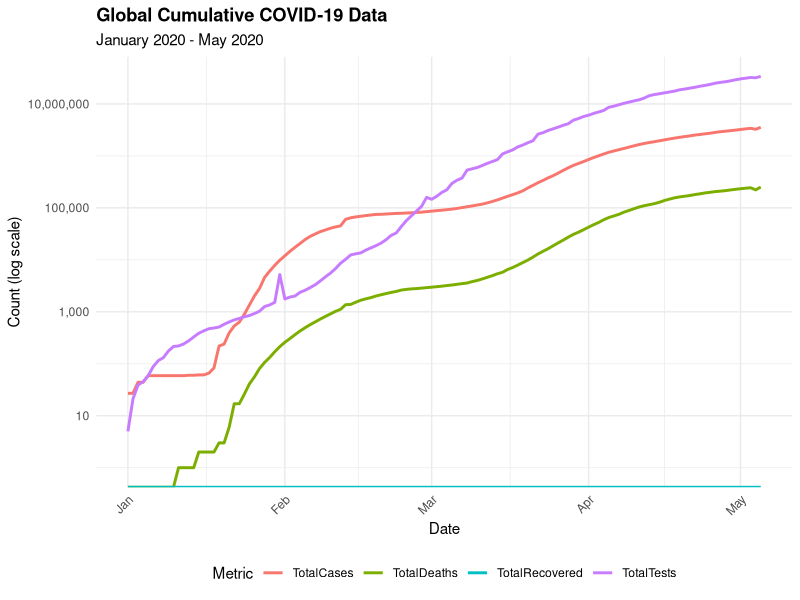
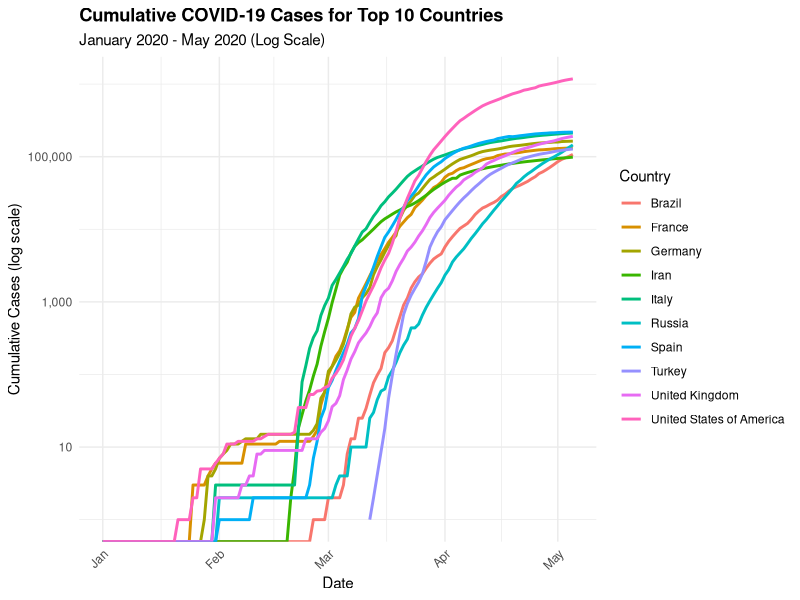
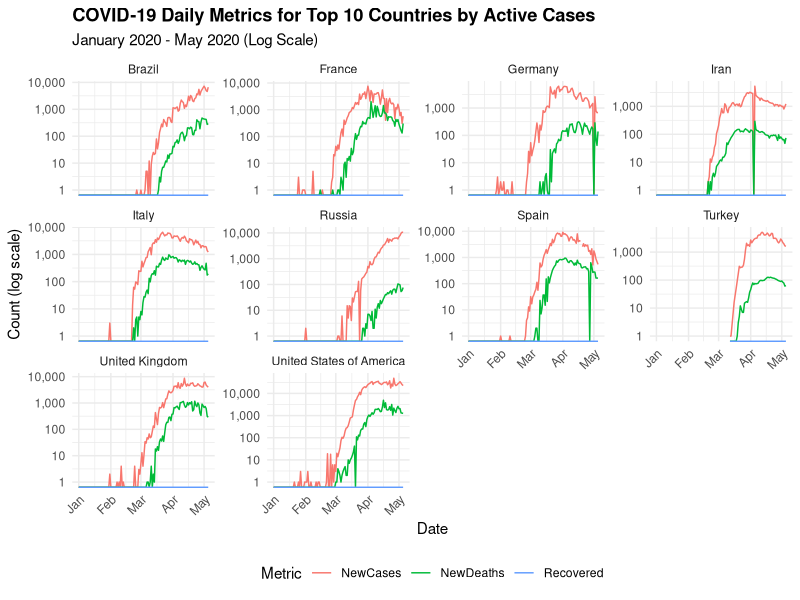
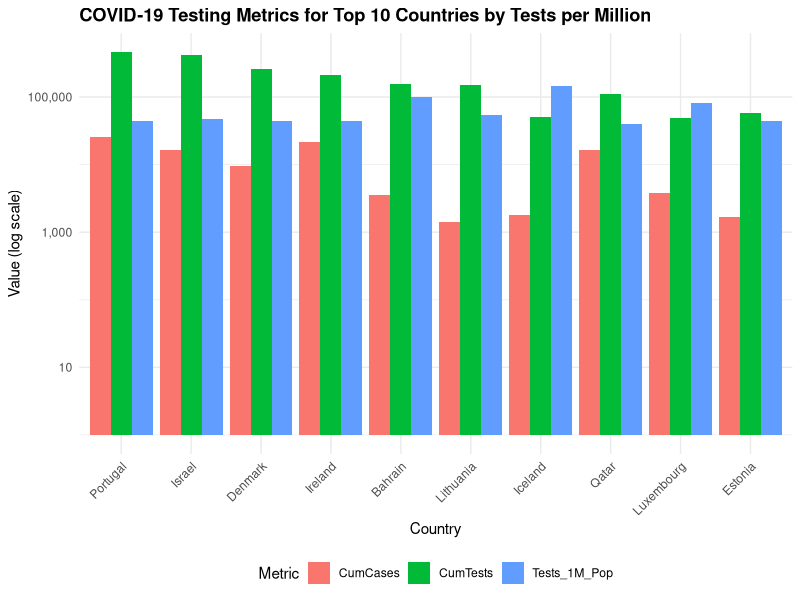
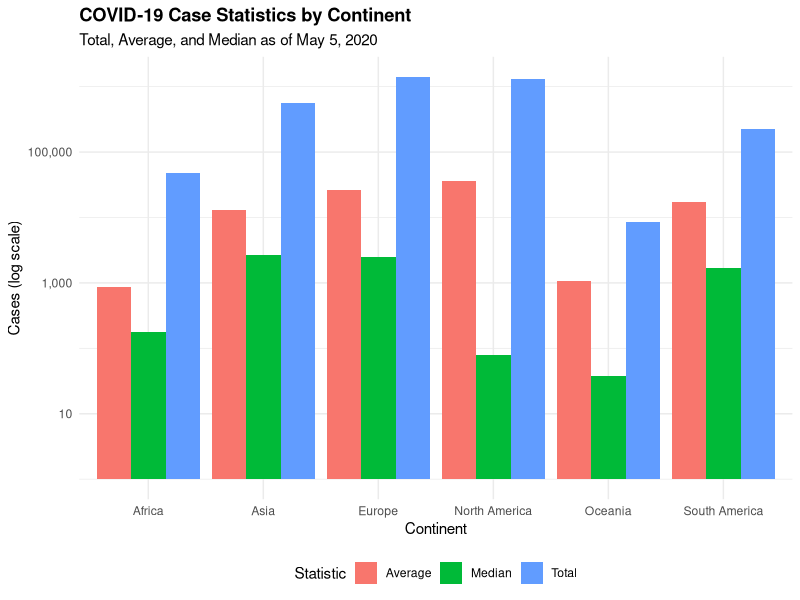
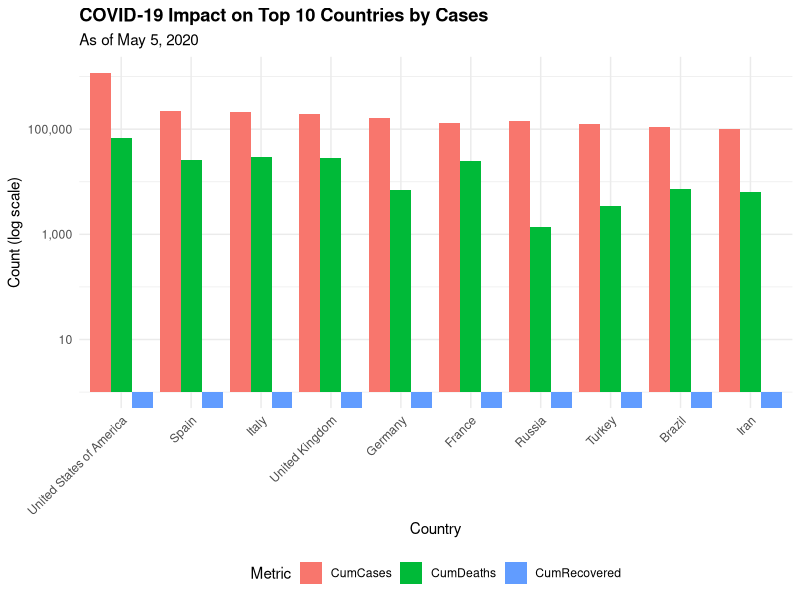
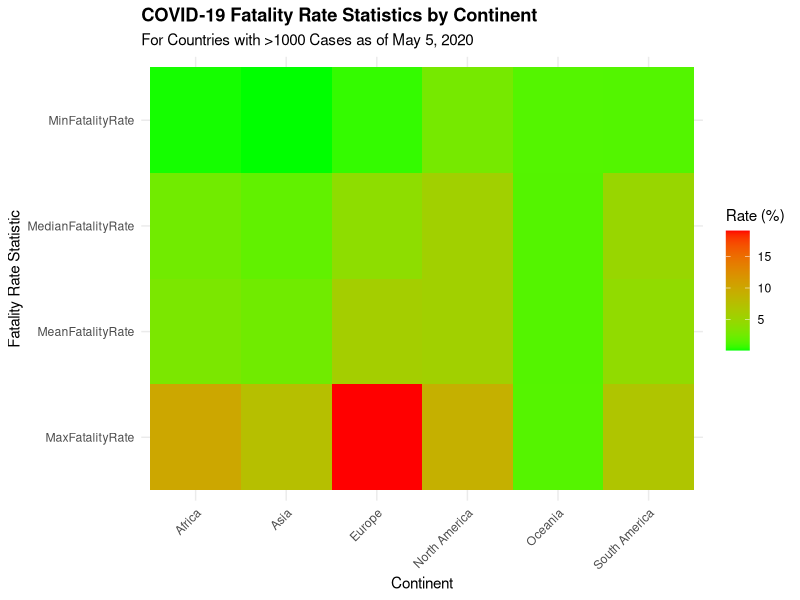
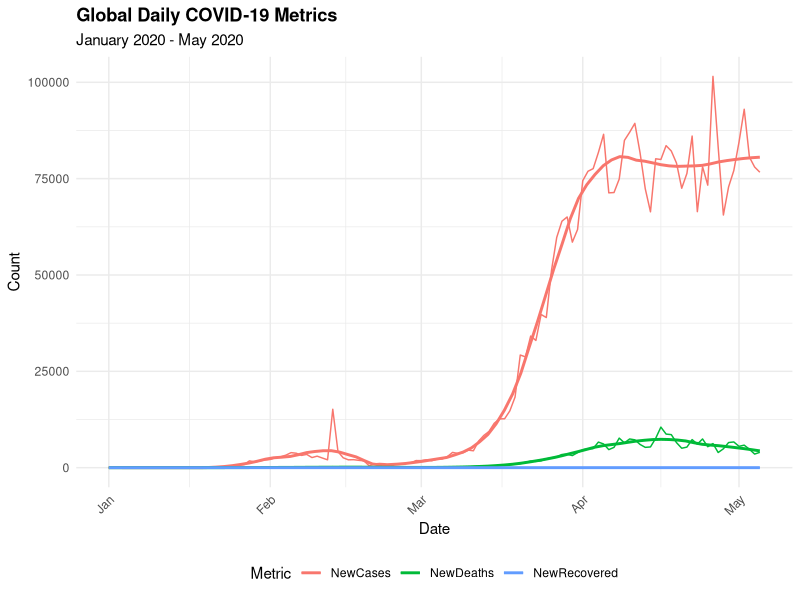

Source code (R) for these figures, in order:
## ---- chunk 1
knitr::opts_chunk$set(echo = TRUE,
                        warning = FALSE,    # Don't show warnings
                        message = FALSE,    # Don't show messages
                        fig.width = 10,     # Set figure width
                        fig.height = 6,     # Set figure height
                        fig.align = 'center' # Center figures
                      )
## ---- chunk 2
# Load necessary libraries
library(dplyr)
library(ggplot2)
library(lubridate)
library(scales)
library(tidyr)
options(ggplot2.deprecated.inform = FALSE)
# Read the cleaned data file
covid19_clean <- read.csv("covid19_clean.csv")

# Ensure date is in the proper format
covid19_clean$Date <- as.Date(covid19_clean$Date)

## ---- chunk 3
# 1. Find the day with highest death toll reported across the world
highest_death_day <- covid19_clean %>%
  group_by(Date) %>%
  summarize(TotalDeaths = sum(NewDeaths, na.rm = TRUE)) %>%
  arrange(desc(TotalDeaths)) %>%
  head(1)

cat("The day with highest death toll was", format(highest_death_day$Date, "%d/%m/%Y"), 
    "with", highest_death_day$TotalDeaths, "deaths.\n")

## ---- chunk 4
world_cumulative <- covid19_clean %>%
  group_by(Date) %>%
  summarize(
    TotalCases = sum(CumCases, na.rm = TRUE),
    TotalDeaths = sum(CumDeaths, na.rm = TRUE),
    TotalRecovered = sum(CumRecovered, na.rm = TRUE),
    TotalTests = sum(CumTests, na.rm = TRUE)
  )

# Convert to long format for plotting
world_cumulative_long <- pivot_longer(
  world_cumulative,
  cols = c(TotalCases, TotalDeaths, TotalRecovered, TotalTests),
  names_to = "Metric",
  values_to = "Count"
)

# Create the plot
p2 <- ggplot(world_cumulative_long, aes(x = Date, y = Count, color = Metric)) +
  geom_line(linewidth = 1) +
  scale_y_log10(labels = comma) +
  labs(
    title = "Global Cumulative COVID-19 Data",
    subtitle = "January 2020 - May 2020",
    x = "Date",
    y = "Count (log scale)",
    color = "Metric"
  ) +
  theme_minimal() +
  theme(
    legend.position = "bottom",
    plot.title = element_text(face = "bold"),
    axis.text.x = element_text(angle = 45, hjust = 1)
  )

print(p2)
## ---- chunk 5
# 3. Extract data for the last day (May 5, 2020)
lastDay_data <- covid19_clean %>%
  filter(Date == as.Date("2020-05-05"))

# Save to a file if needed
write.csv(lastDay_data, "lastDay_data.csv", row.names = FALSE)
## ---- chunk 6
top10activeW <- lastDay_data %>%
  arrange(desc(Active)) %>%
  head(10)

top10casesW <- lastDay_data %>%
  arrange(desc(CumCases)) %>%
  head(10)

top10fatalityW <- lastDay_data %>%
  filter(CumCases > 1000) %>%  # Filter to avoid countries with few cases but high fatality
  arrange(desc(FatalityRate)) %>%
  head(10)

top10testsMW <- lastDay_data %>%
  arrange(desc(Tests_1M_Pop)) %>%
  head(10)
## ---- chunk 7
continent_summary <- lastDay_data %>%
  group_by(Continent) %>%
  summarize(
    TotalCases = sum(CumCases, na.rm = TRUE),
    TotalDeaths = sum(CumDeaths, na.rm = TRUE),
    TotalRecovered = sum(CumRecovered, na.rm = TRUE),
    TotalTests = sum(CumTests, na.rm = TRUE)
  )

print(continent_summary)
## ---- chunk 8
# 6. Graph showing total cases over time for top 10 countries by cases
top10_countries_cases <- top10casesW$Country

cases_over_time <- covid19_clean %>%
  filter(Country %in% top10_countries_cases) %>%
  select(Country, Date, CumCases)

p6 <- ggplot(cases_over_time, aes(x = Date, y = CumCases, color = Country)) +
  geom_line(linewidth = 1) +
  scale_y_log10(labels = comma) +
  labs(
    title = "Cumulative COVID-19 Cases for Top 10 Countries",
    subtitle = "January 2020 - May 2020 (Log Scale)",
    x = "Date",
    y = "Cumulative Cases (log scale)",
    color = "Country"
  ) +
  theme_minimal() +
  theme(
    legend.position = "right",
    plot.title = element_text(face = "bold"),
    axis.text.x = element_text(angle = 45, hjust = 1)
  )

print(p6)
## ---- chunk 9
# 7. Graph with subplots for top 10 countries with highest active cases
top10_countries_active <- top10activeW$Country

active_countries_data <- covid19_clean %>%
  filter(Country %in% top10_countries_active) %>%
  select(Country, Date, NewCases, NewDeaths, Recovered)

# Convert to long format for faceting
active_countries_long <- pivot_longer(
  active_countries_data,
  cols = c(NewCases, NewDeaths, Recovered),
  names_to = "Metric",
  values_to = "Count"
)

p7 <- ggplot(active_countries_long, aes(x = Date, y = Count, color = Metric)) +
  geom_line() +
  scale_y_log10(labels = comma) +
  facet_wrap(~ Country, scales = "free_y") +
  labs(
    title = "COVID-19 Daily Metrics for Top 10 Countries by Active Cases",
    subtitle = "January 2020 - May 2020 (Log Scale)",
    x = "Date",
    y = "Count (log scale)",
    color = "Metric"
  ) +
  theme_minimal() +
  theme(
    legend.position = "bottom",
    plot.title = element_text(face = "bold"),
    axis.text.x = element_text(angle = 45, hjust = 1)
  )

print(p7)
## ---- chunk 10
# 8. Bar chart for top 10 countries with highest tests per million
top10_tests_data <- lastDay_data %>%
  filter(Country %in% top10testsMW$Country) %>%
  select(Country, CumCases, CumTests, Tests_1M_Pop) %>%
  arrange(desc(Tests_1M_Pop))

# Convert to long format for grouped bars
top10_tests_long <- pivot_longer(
  top10_tests_data,
  cols = c(CumCases, CumTests, Tests_1M_Pop),
  names_to = "Metric",
  values_to = "Value"
)

p8 <- ggplot(top10_tests_long, aes(x = reorder(Country, -Value), y = Value, fill = Metric)) +
  geom_bar(stat = "identity", position = "dodge") +
  scale_y_log10(labels = comma) +
  labs(
    title = "COVID-19 Testing Metrics for Top 10 Countries by Tests per Million",
    x = "Country",
    y = "Value (log scale)",
    fill = "Metric"
  ) +
  theme_minimal() +
  theme(
    legend.position = "bottom",
    plot.title = element_text(face = "bold"),
    axis.text.x = element_text(angle = 45, hjust = 1)
  )

print(p8)
## ---- chunk 11
# 9. Graph for continent statistics
continent_stats <- lastDay_data %>%
  group_by(Continent) %>%
  summarize(
    Total = sum(CumCases, na.rm = TRUE),
    Average = mean(CumCases, na.rm = TRUE),
    Median = median(CumCases, na.rm = TRUE)
  ) %>%
  pivot_longer(
    cols = c(Total, Average, Median),
    names_to = "Statistic",
    values_to = "Value"
  )

p9 <- ggplot(continent_stats, aes(x = Continent, y = Value, fill = Statistic)) +
  geom_bar(stat = "identity", position = "dodge") +
  scale_y_log10(labels = comma) +
  labs(
    title = "COVID-19 Case Statistics by Continent",
    subtitle = "Total, Average, and Median as of May 5, 2020",
    x = "Continent",
    y = "Cases (log scale)",
    fill = "Statistic"
  ) +
  theme_minimal() +
  theme(
    legend.position = "bottom",
    plot.title = element_text(face = "bold"),
    axis.text.x = element_text(angle = 0)
  )

print(p9)
## ---- chunk 12
# 10. Top 2 countries with highest death toll in each continent
top_deaths_by_continent <- lastDay_data %>%
  group_by(Continent) %>%
  arrange(desc(CumDeaths)) %>%
  slice_head(n = 2) %>%
  select(Continent, Country, CumDeaths) %>%
  arrange(Continent, desc(CumDeaths))

print(top_deaths_by_continent)

## ---- chunk 13
# Below is the code to generate any final visualizations for the report

# Create a comprehensive bar chart showing the top 10 countries by cases with deaths and recoveries
top10_comprehensive <- lastDay_data %>%
  filter(Country %in% top10casesW$Country) %>%
  select(Country, CumCases, CumDeaths, CumRecovered) %>%
  arrange(desc(CumCases))

# Convert to long format for grouped bars
top10_comprehensive_long <- pivot_longer(
  top10_comprehensive,
  cols = c(CumCases, CumDeaths, CumRecovered),
  names_to = "Metric",
  values_to = "Value"
)

p11a <- ggplot(top10_comprehensive_long, aes(x = reorder(Country, -Value), y = Value, fill = Metric)) +
  geom_bar(stat = "identity", position = "dodge") +
  scale_y_log10(labels = comma) +
  labs(
    title = "COVID-19 Impact on Top 10 Countries by Cases",
    subtitle = "As of May 5, 2020",
    x = "Country",
    y = "Count (log scale)",
    fill = "Metric"
  ) +
  theme_minimal() +
  theme(
    legend.position = "bottom",
    plot.title = element_text(face = "bold"),
    axis.text.x = element_text(angle = 45, hjust = 1)
  )

print(p11a)

# Create a heatmap of case fatality rates by continent
fatality_heatmap_data <- lastDay_data %>%
  filter(CumCases > 1000) %>%  # Filter to countries with significant cases
  group_by(Continent) %>%
  summarize(
    MinFatalityRate = min(FatalityRate, na.rm = TRUE),
    MedianFatalityRate = median(FatalityRate, na.rm = TRUE),
    MeanFatalityRate = mean(FatalityRate, na.rm = TRUE),
    MaxFatalityRate = max(FatalityRate, na.rm = TRUE)
  ) %>%
  pivot_longer(
    cols = c(MinFatalityRate, MedianFatalityRate, MeanFatalityRate, MaxFatalityRate),
    names_to = "Statistic",
    values_to = "Rate"
  )

p11b <- ggplot(fatality_heatmap_data, aes(x = Continent, y = Statistic, fill = Rate)) +
  geom_tile() +
  scale_fill_gradient(low = "green", high = "red") +
  labs(
    title = "COVID-19 Fatality Rate Statistics by Continent",
    subtitle = "For Countries with >1000 Cases as of May 5, 2020",
    x = "Continent",
    y = "Fatality Rate Statistic",
    fill = "Rate (%)"
  ) +
  theme_minimal() +
  theme(
    plot.title = element_text(face = "bold"),
    axis.text.x = element_text(angle = 45, hjust = 1)
  )

print(p11b)

# Create a final time series showing the global daily new cases, deaths, and recoveries
global_daily <- covid19_clean %>%
  group_by(Date) %>%
  summarize(
    NewCases = sum(NewCases, na.rm = TRUE),
    NewDeaths = sum(NewDeaths, na.rm = TRUE),
    NewRecovered = sum(Recovered, na.rm = TRUE)
  )

# Convert to long format for plotting
global_daily_long <- pivot_longer(
  global_daily,
  cols = c(NewCases, NewDeaths, NewRecovered),
  names_to = "Metric",
  values_to = "Count"
)

p11c <- ggplot(global_daily_long, aes(x = Date, y = Count, color = Metric)) +
  geom_line() +
  geom_smooth(span = 0.2, se = FALSE, alpha = 0.5) +
  labs(
    title = "Global Daily COVID-19 Metrics",
    subtitle = "January 2020 - May 2020",
    x = "Date",
    y = "Count",
    color = "Metric"
  ) +
  theme_minimal() +
  theme(
    legend.position = "bottom",
    plot.title = element_text(face = "bold"),
    axis.text.x = element_text(angle = 45, hjust = 1)
  )

print(p11c)
